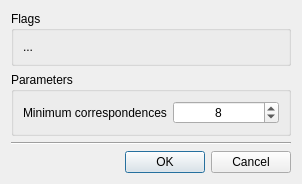
<?xml version="1.0" encoding="UTF-8"?>
<ui version="4.0">
 <class>MultiCameraCalibration</class>
 <widget class="QDialog" name="MultiCameraCalibration">
  <property name="geometry">
   <rect>
    <x>0</x>
    <y>0</y>
    <width>302</width>
    <height>182</height>
   </rect>
  </property>
  <property name="sizePolicy">
   <sizepolicy hsizetype="Minimum" vsizetype="Minimum">
    <horstretch>0</horstretch>
    <verstretch>0</verstretch>
   </sizepolicy>
  </property>
  <property name="windowTitle">
   <string>Multi Camera Calibration Settings</string>
  </property>
  <layout class="QVBoxLayout" name="verticalLayout">
   <item>
    <widget class="QGroupBox" name="groupBox">
     <property name="title">
      <string>Flags</string>
     </property>
     <layout class="QVBoxLayout" name="verticalLayout_2">
      <item>
       <widget class="QLabel" name="label_2">
        <property name="text">
         <string>...</string>
        </property>
       </widget>
      </item>
     </layout>
    </widget>
   </item>
   <item>
    <widget class="QGroupBox" name="groupBox_3">
     <property name="title">
      <string>Parameters</string>
     </property>
     <layout class="QFormLayout" name="formLayout">
      <item row="0" column="0">
       <widget class="QLabel" name="label">
        <property name="text">
         <string>Minimum correspondences</string>
        </property>
       </widget>
      </item>
      <item row="0" column="1">
       <widget class="QSpinBox" name="minCorrespondences">
        <property name="alignment">
         <set>Qt::AlignCenter</set>
        </property>
        <property name="minimum">
         <number>4</number>
        </property>
        <property name="maximum">
         <number>99999</number>
        </property>
        <property name="value">
         <number>8</number>
        </property>
       </widget>
      </item>
     </layout>
    </widget>
   </item>
   <item>
    <widget class="Line" name="line">
     <property name="orientation">
      <enum>Qt::Horizontal</enum>
     </property>
    </widget>
   </item>
   <item>
    <widget class="QDialogButtonBox" name="buttonBox">
     <property name="orientation">
      <enum>Qt::Horizontal</enum>
     </property>
     <property name="standardButtons">
      <set>QDialogButtonBox::Cancel|QDialogButtonBox::Ok</set>
     </property>
    </widget>
   </item>
  </layout>
 </widget>
 <resources/>
 <connections>
  <connection>
   <sender>buttonBox</sender>
   <signal>accepted()</signal>
   <receiver>MultiCameraCalibration</receiver>
   <slot>accept()</slot>
   <hints>
    <hint type="sourcelabel">
     <x>248</x>
     <y>254</y>
    </hint>
    <hint type="destinationlabel">
     <x>157</x>
     <y>274</y>
    </hint>
   </hints>
  </connection>
  <connection>
   <sender>buttonBox</sender>
   <signal>rejected()</signal>
   <receiver>MultiCameraCalibration</receiver>
   <slot>reject()</slot>
   <hints>
    <hint type="sourcelabel">
     <x>316</x>
     <y>260</y>
    </hint>
    <hint type="destinationlabel">
     <x>286</x>
     <y>274</y>
    </hint>
   </hints>
  </connection>
 </connections>
</ui>
